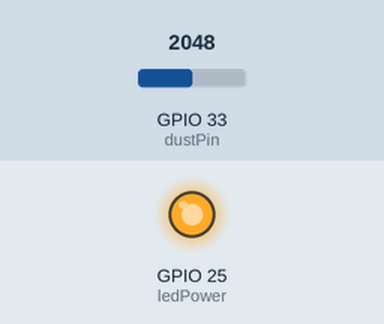
The sketch below on a simulated ESP32. Parts: output pins drawn as LEDs (lit = HIGH). The test bench sets the inputs (shaded band); at power-on: GPIO 33 (dustPin) = 2048. What the sketch prints to the serial monitor is not drawn.

Above: at 0.1 s.
Timing chart, 0 to 1.6 s (numbered marks = the images above):
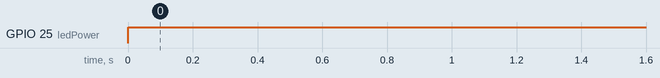

The sketch:

16._Dust.ino
```cpp
#define ledPower 25
#define dustPin 33

int samplingTime = 280;
int deltaTime = 40;
int sleepTime = 9680;

int readValue = 0;
float dustValue = 0;

void setup(){
  Serial.begin(9600);
  pinMode(ledPower,OUTPUT);
}

void loop(){
  digitalWrite(ledPower,LOW); // power on the LED
  delayMicroseconds(samplingTime);

  readValue = analogRead(dustPin); // read the dust value

  delayMicroseconds(deltaTime);
  digitalWrite(ledPower,HIGH); // turn the LED off
  delayMicroseconds(sleepTime);

  dustValue = map(readValue, 670, 2531, 70, 430);
  Serial.print(dustValue);
  Serial.println(" ug/m^3");
  delay(1000);
}
```

Measured:
- by itself, GPIO 25 (ledPower): LOW → HIGH at 0.00 s
